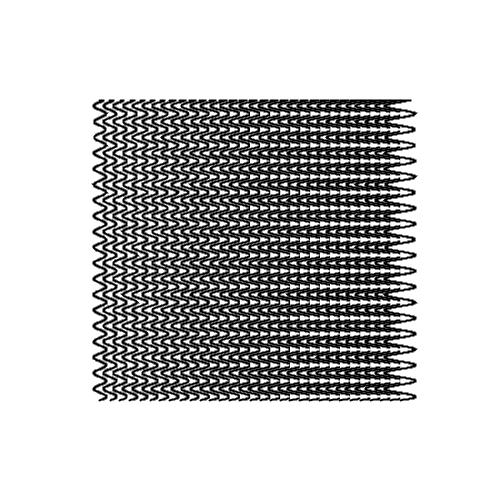
Frame 1 (no input)
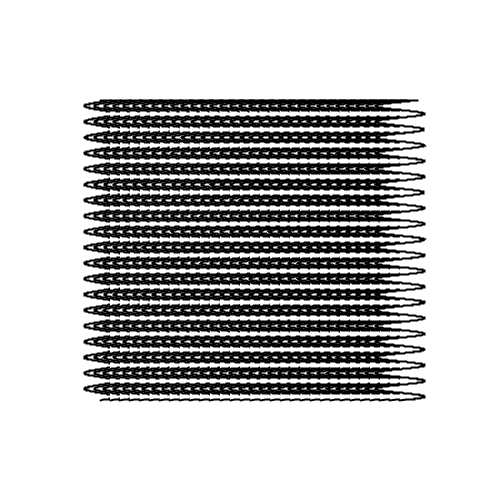
Frame 2 (the mouse pressed at the canvas centre, redrawn once)

The Processing sketch that drew these frames (run headless with seeded random() and noise(); the mouse was pressed at the canvas centre and the sketch redrawn once):

// Processing sketch: Amplitude_differences
// ── Amplitude_differences.pde
curvedLines cl1, cl2;
float rotation=0;
int hue = 0;
int xmovement=0;
boolean direction = true;

void setup() {
  size(500, 500);
  background(150);
  colorMode(HSB, 100);
  cl1 = new curvedLines(100, 300, 300, 100, 10, 6, 0.4);      //xpos,height,width,ypos,distance,amplitude,frequency
  cl2 = new curvedLines(100, 300, 300, 100, 10, 6, 0.4);
  //noLoop();
}

void draw() {
  fill(100-hue);
  stroke(255);
  rect(0, 0, width, height);
  stroke(0);

  cl1.display();
  noLoop();
}



class curvedLines
{
  float xpos; // rect xposition
  float h; // rect height
  float w; // rect width
  float ypos ; // rect yposition
  float d; // single bar distance
  float a; // amplitude of wave
  float fr; // frequency of wave

  boolean goingDown = true;

  curvedLines(float ixp, float ih, float iw, float iyp, float id, float ia, float ifr) {
    xpos = ixp;
    h = ih;
    w = iw;
    ypos = iyp;
    d = id;
    a = ia;
    fr = ifr;
  }

  void rotateline (float r) {

    pushMatrix();
    translate(width/2, height/2);
    rotate(r);
    curvy();
    popMatrix();
  }

  void move (float movex, float movey) {
    pushMatrix();
    translate(movex, movey);
    curvy();
    popMatrix();
  }


  void curvy() {
    strokeWeight(2);
    for (float i=xpos; i<=w+xpos; i+= d) {
      pushMatrix();
      translate(-xpos -w/2 + i, -ypos - h/2);
      beginShape();
      vertex(0 + fr*sin(ypos/a), ypos);
      vertex(0 + fr*sin(ypos/a), ypos);
      for (float j=ypos; j<h+ypos; j+=0.1) {
        vertex(0 + a*sin(j*fr), j);
        a+=0.0001;
      }
      vertex(0 + fr*sin(h/a), ypos + h);
      vertex(0 + fr*sin(h/a), ypos + h);
      endShape();
      popMatrix();
    }
  }

  void display() {
    pushMatrix();
    translate(xpos +w/2, ypos + h/2);
    curvy();
    popMatrix();
  }
}
